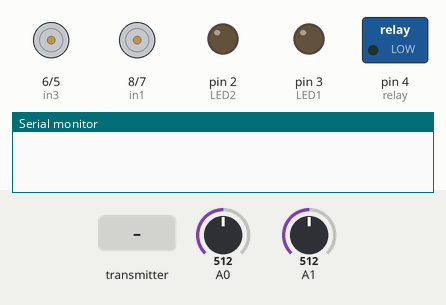
This sketch was run on a simulated Arduino Uno, built with avr-gcc and run on an emulated ATmega328P. On the bench: motor-driver pin pairs drawn as motors (green arrow = first pin HIGH = forward, orange = second pin HIGH = backward, longer = more drive), switched loads named in the sketch (green lamp = pin HIGH), output pins drawn as LEDs (lit = HIGH), the last lines printed to the serial monitor. The test bench sets the inputs (shaded band); at power-on: A0 = 512, A1 = 512. No radio packets arrive unless stated.

Above: at 1.2 s.
1.3 s: the transmitter starts sending data.0 = 0
At 2.0 s:
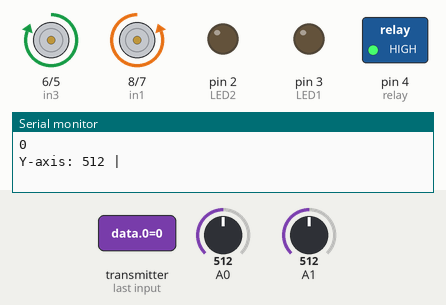
3.0 s: the transmitter starts sending data.1 = 512
At 5.1 s:
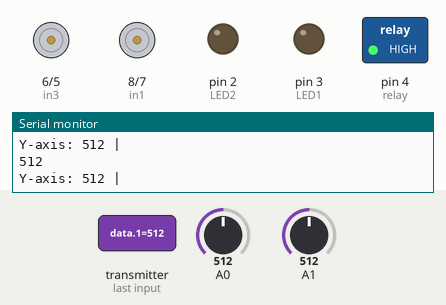
5.4 s: the transmitter starts sending data.1 = 1023
At 6.8 s:
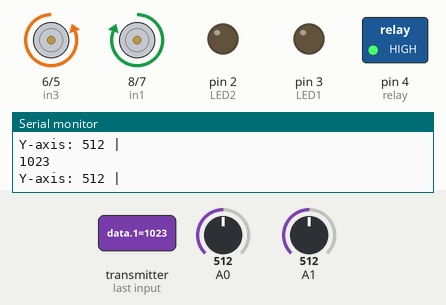
7.2 s: the transmitter starts sending data.0 = 256
At 8.5 s:
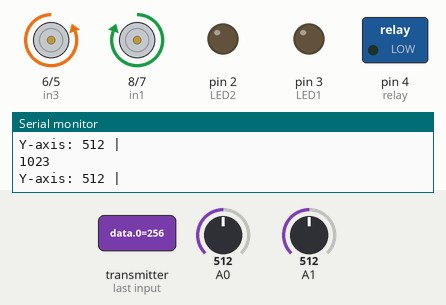
9.0 s: the transmitter starts sending data.1 = 256
At 10.2 s:
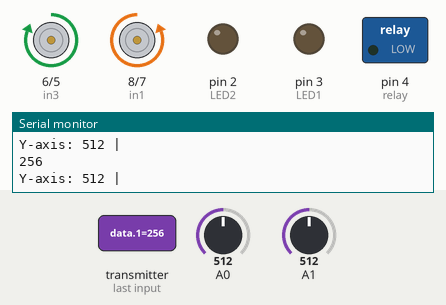
Timing chart, 0 to 11.8 s (numbered marks = the images above; inputs shaded):
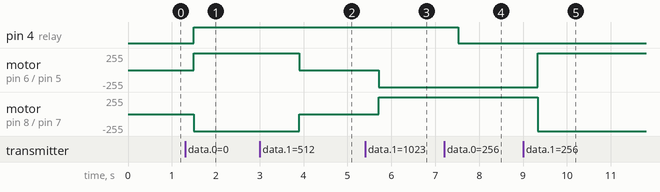

The sketch:

Reciver.ino
```cpp
//Created by Aswin Kulatilleke
//Arduino NRF24L01 Receiver - Relay control + Motor control

#include <SPI.h>
#include <nRF24L01.h>
#include <RF24.h>

RF24 radio(9, 10); // CE, CSN    CONNECT TO UNO DIGITAL PIN CE TO PIN 9 & CSN TO PIN 10
const byte address[6] = "10011";


const int relay = 4; //CONNECT TO RELAY IN PIN to pin 4


// Motor A connections
//int enA = 9;
int in1 = 8; // CONNECT TO UNO DIGITAL PIN 8
int in2 = 7;// CONNECT TO UNO DIGITAL PIN 7
// Motor B connections
//int enB = 3;
int in3 = 6; // CONNECT TO UNO DIGITAL PIN 6
int in4 = 5; // // CONNECT TO UNO DIGITAL PIN 5

//int buttonState = 0;
int data[2];
int val;
int LED1 =3;
int LED2= 2;

void setup() {
  Serial.begin(9600);
  radio.begin();
  radio.openReadingPipe(0, address);
  radio.setPALevel(RF24_PA_MAX);
  pinMode(relay, OUTPUT);
	pinMode(in1, OUTPUT);
	pinMode(in2, OUTPUT);
	pinMode(in3, OUTPUT);
	pinMode(in4, OUTPUT);
  pinMode(LED1, OUTPUT);
  pinMode(LED2, OUTPUT);


}

void loop() {

   radio.startListening();
  if (radio.available()) {
    radio.read(&data, sizeof(data));
    state(data[0], data[1]);
    radio.stopListening();
  }
}

  void state( int s1,int joy2Y) {
   Serial.println(joy2Y);
   val = joy2Y;

   Serial.print("Y-axis: ");
   Serial.print(analogRead(joy2Y));
   Serial.println(" | ");
   delay(200);

  if (s1 == 0) {
    digitalWrite(relay, HIGH);
  } else {
    digitalWrite(relay, LOW);
  }

  if (val > 600) {
    //digitalWrite(LED1, HIGH);
    digitalWrite(in1, HIGH);
    digitalWrite(in2, LOW);
    digitalWrite(in3, LOW);
    digitalWrite(in4, HIGH);
    //delay(1000);

  } else {
    //digitalWrite(LED1, LOW);

  }

 if (val < 400) {
    //digitalWrite(LED2, HIGH);
    digitalWrite(in1, LOW);
    digitalWrite(in2, HIGH);
    digitalWrite(in3, HIGH);
    digitalWrite(in4, LOW);
    delay(1000);
  } else {
    ;

  }

  if (val > 400 && val < 600) {
    //digitalWrite(LED2, LOW);
    digitalWrite(in1, LOW);
    digitalWrite(in2, LOW);
    digitalWrite(in3, LOW);
    digitalWrite(in4, LOW);
  } else {


  }

}
```

Measured:
- after the input at 1.3 s, pin 4 (relay): LOW → HIGH after 0.20 s; motor on pin 6 (in3) / pin 5 (in4): stopped → forward 255/255 after 0.20 s; motor on pin 8 (in1) / pin 7 (in2): stopped → backward 255/255 after 0.20 s
- after the input at 3.0 s, motor on pin 6 (in3) / pin 5 (in4): forward 255/255 → stopped after 0.90 s; motor on pin 8 (in1) / pin 7 (in2): backward 255/255 → stopped after 0.90 s
- after the input at 5.4 s, motor on pin 6 (in3) / pin 5 (in4): stopped → backward 255/255 after 0.31 s; motor on pin 8 (in1) / pin 7 (in2): stopped → forward 255/255 after 0.31 s
- after the input at 7.2 s, pin 4 (relay): HIGH → LOW after 0.32 s
- after the input at 9.0 s, motor on pin 6 (in3) / pin 5 (in4): backward 255/255 → forward 255/255 after 0.33 s; motor on pin 8 (in1) / pin 7 (in2): forward 255/255 → backward 255/255 after 0.33 s
